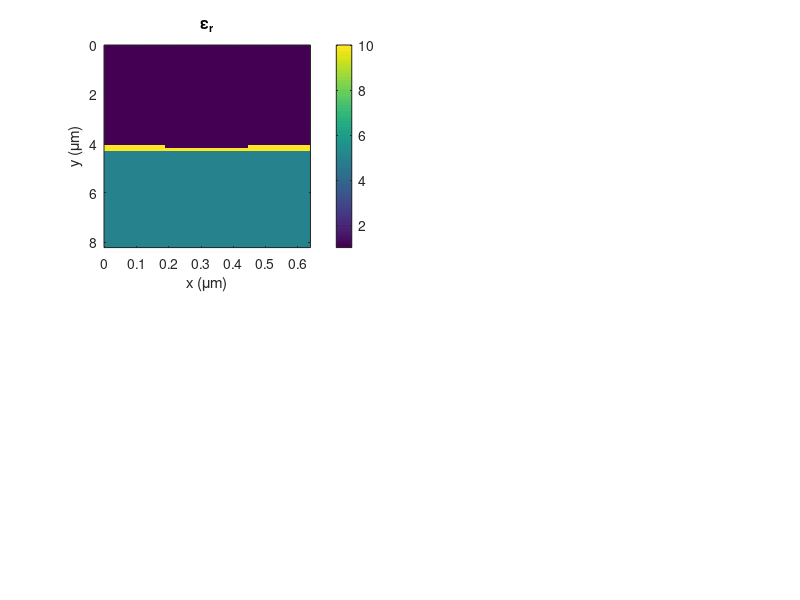

Write MATLAB code to recreate this figure.
%%%%%%%%%%%%%%%%%%%%%%%%%%%%%%%%%%%%%%%%%%%%%%%%%%%%%%%%%%%%%%%%%%%%%%%%%%
%   Resonance Grating - FDFD Simulation
%       This MATLAB files simulates a single period of a rectangular
%       grating using the Finite-Difference Frequency Domain method.
%       The wavelength sweep goes from 2 um to 1 um.
%%%%%%%%%%%%%%%%%%%%%%%%%%%%%%%%%%%%%%%%%%%%%%%%%%%%%%%%%%%%%%%%%%%%%%%%%%
set(0,'DefaultFigureWindowStyle','docked');

% close all;
clc;
clear all;
close all;

% UNITS
micrometers = 1;
millimeters = 1e3 * micrometers;
meters = 1e3 * millimeters;
degrees = pi/180;
seconds = 1;
hertz = 1/seconds;
gigahertz = 1e9 * hertz;

% CONSTANTS
c0 = 299792458 * meters/seconds;

% POINTS FOR SWEEP 
Nf = 201;
tot_ref = zeros(1,Nf);
tot_trn = tot_ref;
tot_con = tot_ref;

% FIGURE SETTINGS 
fig = 1;        % 0 for no figures, 1 for figure animation

%%%%%%%%%%%%%%%%%%%%%%%%%%%%%%%%%%%%%%%%%%%%%%%%%%%%%%%%%%%%%%%%%%%%%%%%%
%% DEFINE SIMULATION PARAMETERS
%%%%%%%%%%%%%%%%%%%%%%%%%%%%%%%%%%%%%%%%%%%%%%%%%%%%%%%%%%%%%%%%%%%%%%%%%
% SOURCE PARAMETERS
SRC.lam0 = 1.55 * micrometers;    % Free space wavelength
SRC.theta = 0 * degrees;
SRC.MODE = 'E';                   % EM mode
f0 = c0/SRC.lam0;
lam01 = 1.2 * micrometers;
lam02 = 1.9 * micrometers;
lam0 = linspace(lam01,lam02,Nf);

% GRATING PARAMETERS
lamd = 1.55 * micrometers;      % Design wavelength
fd   = c0/lamd;                 % Design frequency
ur   = 1.0;                     % Grating permeability
er   = 10.0;                     % Grating permittivity
nr   = sqrt(ur*er);             % Substrate refractive index 
L    = 0.4139*lamd;             % Grating period (DO NOT CHANGE)
t    = 0.1583*lamd;             % Substrate thickness
d    = 0.5000*t;             % Grating depth
ff   = 0.6;                     % Fill fraction  (DO NOT CHANGE)

% EXTERNAL MATERIALS
ur1 = 1.0;                    % Reflection region permeability
er1 = 1.0;                    % Reflection region permittivity
ur2 = 1.0;                    % Transmission region permeability
er2 = 5.0;                    % Transmission region permittivity

% GRID PARAMETERS
NRES = 60;                    % Grid resolution
BUFZ = 2*lam02 * [1 1];       % Spacer region above and below grating
DEV.NPML = [20 20];           % Size of PML at top and bottom of grid

%%%%%%%%%%%%%%%%%%%%%%%%%%%%%%%%%%%%%%%%%%%%%%%%%%%%%%%%%%%%%%%%%%%%%%%%%
%% CALCULATE OPTIMIZED GRID
%%%%%%%%%%%%%%%%%%%%%%%%%%%%%%%%%%%%%%%%%%%%%%%%%%%%%%%%%%%%%%%%%%%%%%%%%
% Calculate refractive indices
ndev = sqrt(ur*er);
nref = sqrt(ur1*er1);
ntrn = sqrt(ur2*er2);

% Consider wavelengths
lam_min = min([lam01 lam02])/max([ndev nref ntrn]);
dlam = lam_min/NRES; 

% Consider mechanical parameters
dmin = ff*L;   % Fill fraction is
dd = dmin/2;   % Delta for distance

% Choose the highest resolution
dx = dlam;
dy = dx;

% dx =    0.055172006602080
% dy = dx;

% Snap grid to critical dimension (in this case L and d+t)
Nx = 2*ceil(L/dx/2) + 1;      % First guess at grid spacing (odd for periodic)
Ny = ceil((d+t)/dy);

% Calculate new grid resolutions
dx = L/Nx;
dy = (d+t)/Ny;

% Incorporate PML and spacer regions
Ny = Ny + DEV.NPML(1) + DEV.NPML(2) + ceil(BUFZ(1)/dy) + ceil(BUFZ(2)/dy);

% Calculate 2x grid
Nx2 = 2*Nx;
Ny2 = 2*Ny;
dx2 = dx/2;
dy2 = dy/2;
DEV.RES = [dx2,dy2];
xa2 = [0:Nx2-1]*dx2;
ya2 = [0:Ny2-1]*dy2;

%%%%%%%%%%%%%%%%%%%%%%%%%%%%%%%%%%%%%%%%%%%%%%%%%%%%%%%%%%%%%%%%%%%%%%%%%
%% BUILD DEVICE ON 2x GRID
%%%%%%%%%%%%%%%%%%%%%%%%%%%%%%%%%%%%%%%%%%%%%%%%%%%%%%%%%%%%%%%%%%%%%%%%%
UR2 = ur1*ones(Nx2,Ny2);
ER2 = er1*ones(Nx2,Ny2);

% Calculate start and stop indices for filling in the grid
nt1 = 2*DEV.NPML(1) + ceil(BUFZ(1)/dy2);
nt2 = nt1 + round(t/dy2) - 1;
% nd1 = round((nt2+nt1)/2);
% nd2 = nt2;
nd2 = nt2;
nd1 = nt2 - round(d/dy2);
nx1 = round(Nx2*ff/2);
nx2 = round(Nx2 - Nx2*ff/2);

% Fill in the permeability regions
UR2(:,:) = ur;

% Fill in the permittivity regions
ER2(:,nt1:nt2) = er;
ER2(:,1:nt1-1) = er2;
ER2(nx1:nx2,nd1:nd2) = 1;


DEV.UR2 = fliplr(UR2);
DEV.ER2 = fliplr(ER2);


figure('color','w');
if fig
    subplot(2,2,1);
end
imagesc(xa2,ya2,DEV.ER2');
title('\epsilon_r');
xlabel('x (\mum)'); ylabel('y (\mum)');
colorbar;
return
%%%%%%%%%%%%%%%%%%%%%%%%%%%%%%%%%%%%%%%%%%%%%%%%%%%%%%%%%%%%%%%%%%%%%%%%%
%% IMPLEMENT FDFD
%%%%%%%%%%%%%%%%%%%%%%%%%%%%%%%%%%%%%%%%%%%%%%%%%%%%%%%%%%%%%%%%%%%%%%%%%
for n = 1:Nf
    tic;
    SRC.lam0 = lam0(n);         %angle of incidence
    DAT = fdfd2d(DEV,SRC);
    tot_ref(n) = DAT.REF;
    tot_trn(n) = DAT.TRN;
    tot_con(n) = DAT.CON;
    clc;
    time = toc;
    min = floor(time*(Nf-n)/60);
    sec = round((time*(Nf-n)/60 - min)*60);
    disp(['Estimated Time: ' num2str(min) ' minutes '...
            num2str(sec) ' seconds']);
    disp([num2str(n) ' out of ' num2str(Nf) ' Iterations']);

    if fig
        subplot(2,2,2);
        imagesc(dx.*[0,Nx-1],dy.*[0,Ny-1],real(DAT.F)'); 
        title([SRC.MODE ' Mode @ ' num2str(SRC.lam0) ' \mum']);
        shading interp;
        xlabel('x (\mum)'); ylabel('y (\mum)');
        colorbar;
    %     axis equal tight;

        subplot(2,2,3:4)
        plot(lam0(1:n)./micrometers,100.*tot_ref(1:n),'r','linewidth',2);
        hold on;
        plot(lam0(1:n)./micrometers,100.*tot_trn(1:n),'b','linewidth',2);
        plot(lam0(1:n)./micrometers,100.*tot_con(1:n),'--k','linewidth',2);
        hold off;
        title([SRC.MODE ' Mode Wavelength Sweep']);
        xlabel('Wavelength \lambda (\mum)'); ylabel('Power (%)');
        legend('Reflectance','Transmittance','Conservation');
        xlim([lam0(1) lam0(end)]./micrometers); ylim([0 102]);
        drawnow;
    end
end
%%%%%%%%%%%%%%%%%%%%%%%%%%%%%%%%%%%%%%%%%%%%%%%%%%%%%%%%%%%%%%%%%%%%%%%%%
%% DISPLAY
%%%%%%%%%%%%%%%%%%%%%%%%%%%%%%%%%%%%%%%%%%%%%%%%%%%%%%%%%%%%%%%%%%%%%%%%%

disp('DASHBOARD PARAMETERS:');
disp(['Source Frequency = ' num2str(f0(end)./gigahertz) ' GHz']);
disp(['Angle of Incidence = ' num2str(SRC.theta./degrees) ' degrees']);
disp(['Electromagnetic Mode = ' SRC.MODE]);
disp(['Device Design Frequency = ' num2str(fd./gigahertz) ' GHz']);
disp(['ff = ' num2str(ff*100) ' %']);
disp(['L = ' num2str(L./micrometers) ' mm']);
disp(['d = ' num2str(d./micrometers) ' mm']);
disp(['t = ' num2str(t./micrometers) ' mm']);
disp(['ur = ' num2str(ur)]);
disp(['er = ' num2str(er)]);
disp(['ur1 = ' num2str(ur1)]);
disp(['er1 = ' num2str(er1)]);
disp(['ur2 = ' num2str(ur2)]);
disp(['er2 = ' num2str(er2)]);
disp(['NRES = ' num2str(NRES)]);
disp(['BUFZ = [' num2str(BUFZ(1)/SRC.lam0) ' ' num2str(BUFZ(2)/SRC.lam0) ']*lam0']);
disp(['NPML = [' num2str(DEV.NPML(1)) ' ' num2str(DEV.NPML(2)) ']']);
disp(' ');

ref_diff_orders = find(DAT.RDE);
trn_diff_orders = find(DAT.TDE);
disp('REFLECTION DIFFRACTION ORDERS:');
for n = ref_diff_orders(1):ref_diff_orders(end)
    disp(['RDE(' num2str(n - ceil(Nx/2)) ') = ' num2str(100*DAT.RDE(n)) '%']);
end
disp(' ');
disp('TRANSMISSION DIFFRACTION ORDERS:');
for n = trn_diff_orders(1):trn_diff_orders(end)
    disp(['TDE(' num2str(n - ceil(Nx/2)) ') = ' num2str(100*DAT.TDE(n)) '%']);
end
disp(' ');

disp('OVERALL:');
disp(['REF = ' num2str(100*DAT.REF) '%']);
disp(['TRN = ' num2str(100*DAT.TRN) '%']);
disp(['CON = ' num2str(100*DAT.CON) '%']);

figure('color','white');
plot(lam0./micrometers,100.*tot_ref,'r','linewidth',2);
hold on;
plot(lam0./micrometers,100.*tot_trn,'b','linewidth',2);
plot(lam0./micrometers,100.*tot_con,'--k','linewidth',2);
hold off;
title([SRC.MODE ' Mode Wavelength Sweep']);
xlabel('Wavelength \lambda (\mum)'); ylabel('Power (%)');
legend('Reflectance','Transmittance','Conservation');
xlim([lam0(1) lam0(end)]./micrometers); ylim([0 102]);




